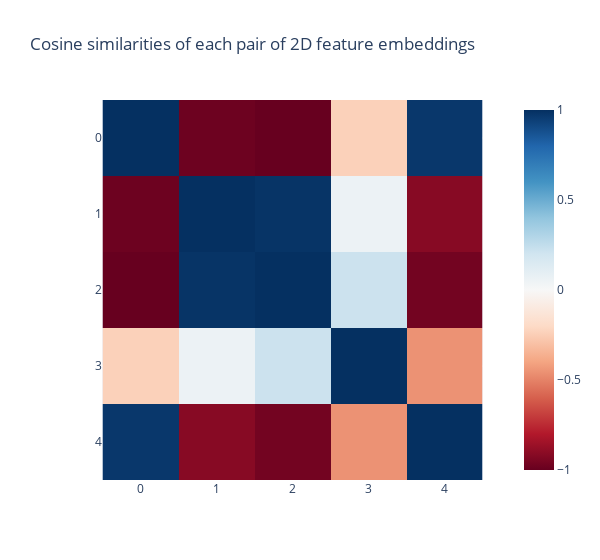

Source (notebook cell):
### Markdown cell above
# Visualizing Feature Representations in the Bottleneck Space

In the toy model setup described in the [Anthropic's paper](https://transformer-circuits.pub/2022/toy_model/index.html), we have a 5-dimensional input x that gets mapped down to a 2D bottleneck space by matrix W (shape 2x5), then back up to 5D using 
$W^T$. The model includes a bias and ReLU: $$x' = ReLU(W^T h + b)$$ where $h = Wx$.

$W$ can be thought of as containing "overlap values" between features and bottleneck dimensions. When we compute $W^T W$ (which will be 5x5), each entry (i,j) represents the dot product between the 2D representations of features i and j in the bottleneck space. 

Below, we'll create a random 2x5 matrix W and normalize its columns to unit vectors. This normalization means $W^T W$ will give us cosine similarities between feature representations - diagonal entries will be 1 (each feature's similarity with itself), while off-diagonal entries show how much different features' representations overlap in the 2D bottleneck space. This visualization helps us understand how the model handles representing 5 features in just 2 dimensions through superposition.

### Code cell
t.manual_seed(2)

W = t.randn(2, 5)
W_normed = W / W.norm(dim=0, keepdim=True)

imshow(
    W_normed.T @ W_normed,
    title="Cosine similarities of each pair of 2D feature embeddings",
    width=600,
)

### Figure 1 — Plotly figure (JSON) as saved in the notebook; plotly's stock layout.template omitted (floating-point values rounded to 4 significant figures)
{"data": [{"coloraxis": "coloraxis", "hovertemplate": "x: %{x}<br>y: %{y}<br>color: %{z}<extra></extra>", "name": "0", "type": "heatmap", "xaxis": "x", "yaxis": "y", "z": [[1.0, -0.9834, -0.9998, -0.2379, 0.9733], [-0.9834, 1, 0.987, 0.05747, -0.9154], [-0.9998, 0.987, 1.0, 0.2173, -0.9682], [-0.2379, 0.05747, 0.2173, 1.0, -0.4545], [0.9733, -0.9154, -0.9682, -0.4545, 1]]}], "layout": {"coloraxis": {"cmid": 0, "colorscale": [[0, "rgb(103,0,31)"], [0.1, "rgb(178,24,43)"], [0.2, "rgb(214,96,77)"], [0.3, "rgb(244,165,130)"], [0.4, "rgb(253,219,199)"], [0.5, "rgb(247,247,247)"], [0.6, "rgb(209,229,240)"], [0.7, "rgb(146,197,222)"], [0.8, "rgb(67,147,195)"], [0.9, "rgb(33,102,172)"], [1, "rgb(5,48,97)"]]}, "title": {"text": "Cosine similarities of each pair of 2D feature embeddings"}, "width": 600, "xaxis": {"anchor": "y", "constrain": "domain", "domain": [0, 1], "scaleanchor": "y"}, "yaxis": {"anchor": "x", "autorange": "reversed", "constrain": "domain", "domain": [0, 1]}}}
